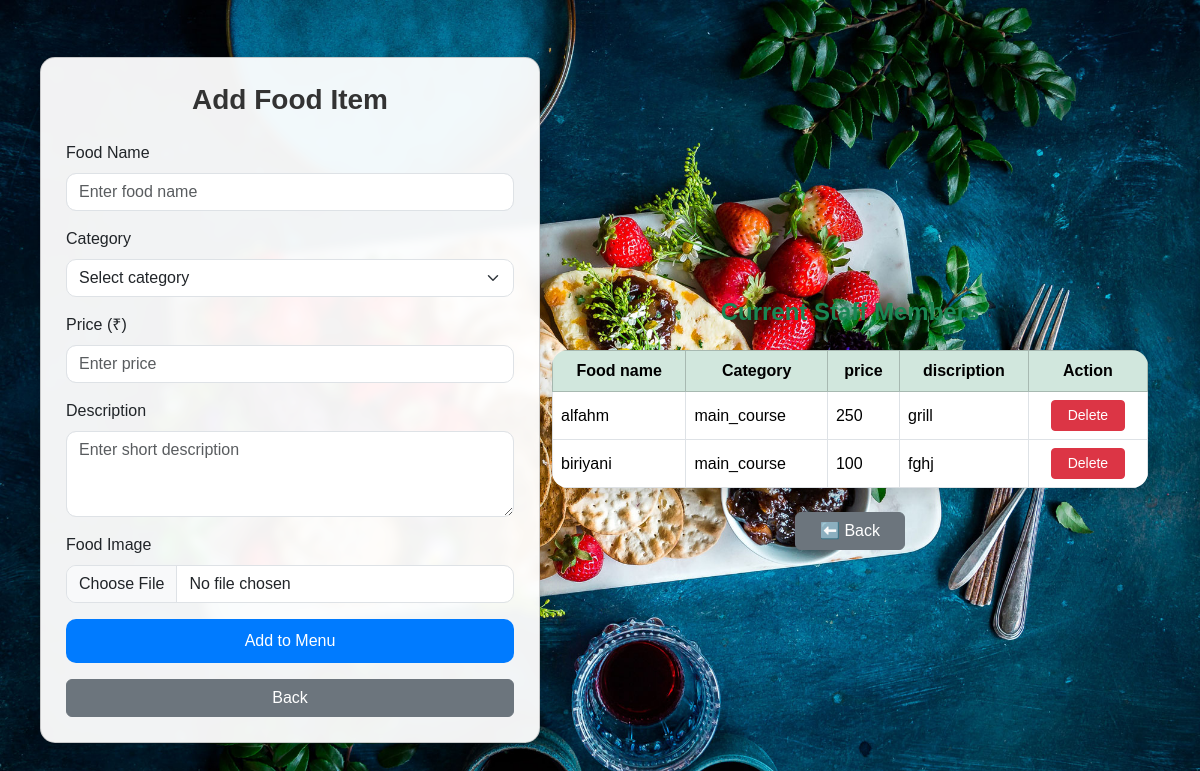
Screenshot of /addfood with the database file from the repository.
### app/models.py (models this page shows)
class Food(models.Model):
    foodname=models.CharField(max_length=100)
    category=models.CharField(max_length=50)
    price=models.IntegerField()
    description=models.CharField(max_length=500)
    image=models.ImageField(upload_to='food_images/')

### app/views.py (the view)
# urls.py: path('addfood',views.addfood,name='addfood'),
def addfood(request):
    if request.method== 'POST':
        fdname=request.POST['food_name']
        category=request.POST['category']
        price=request.POST['price']
        description=request.POST['description']
        image=request.FILES['food_image']
        data=Food.objects.create(foodname=fdname,category=category,price=price,description=description,image=image)
        data.save()
        return redirect('addfood')
    else:
        a=Food.objects.all()
        return render(request,'Addfood.html',{'a':a})

### templates/Addfood.html (shortened to what this page needs)
<!DOCTYPE html>
{% load static %}
<html lang="en">
<head>
  <link href="https://cdn.jsdelivr.net/npm/bootstrap@5.3.3/dist/css/bootstrap.min.css" rel="stylesheet">
</head>
<body>
  <div class="card">
    <h3>Add Food Item</h3>
    <form action="#" method="POST" enctype="multipart/form-data">
      <div class="mb-3">
        <label for="foodName" class="form-label">Food Name</label>
        <input type="text" class="form-control" id="foodName" name="food_name" placeholder="Enter food name" required>
      </div>
      <div class="mb-3">
        <label for="category" class="form-label">Category</label>
        <select class="form-select" id="category" name="category" required>
          <option value="" disabled selected>Select category</option>
        </select>
      </div>
      <div class="mb-3">
        <label for="price" class="form-label">Price (₹)</label>
        <input type="number" class="form-control" id="price" name="price" placeholder="Enter price" required>
      </div>
      <div class="mb-3">
        <label for="description" class="form-label">Description</label>
        <textarea class="form-control" id="description" name="description" rows="3" placeholder="Enter short description"></textarea>
      </div>
      <div class="mb-3">
        <label for="foodImage" class="form-label">Food Image</label>
        <input class="form-control" type="file" id="foodImage" name="food_image" accept="image/*" onchange="previewImage(event)">
      </div>
      <div class="text-center">
        <button type="submit" class="btn btn-primary w-100">Add to Menu</button>
        <button type="button" class="btn btn-secondary w-100 mt-3" onclick="history.back()">Back</button>
      </div>
    </form>
  </div>
 <div class="container mt-5">
  <h4 class="text-center mb-4 fw-bold text-success">Current Staff Members</h4>
  <div class="table-responsive shadow rounded-4">
    <table class="table table-bordered table-hover align-middle mb-0">
      <thead class="table-success text-center">
        <tr>
          <th>Food name</th>
          <th>Category</th>
          <th>price</th>
          <th>discription</th>
          <th>Action</th>
        </tr>
      </thead>
      <tbody>
        {% for i in a %}
        <tr>
          <td>{{ i.foodname }}</td>
          <td>{{ i.category }}</td>
          <td>{{ i.price }}</td>
          <td>{{ i.description }}</td>
          <td class="text-center">
            <a href="{% url 'fddelete' i.id %}"
               class="btn btn-danger btn-sm px-3"
               onclick="return confirm('Are you sure you want to delete {{ i.foodname }}?');">
              Delete
            </a>
          </td>
        </tr>
        {% empty %}
        <tr>
          <td colspan="5" class="text-center text-muted py-3">No Food added yet</td>
        </tr>
        {% endfor %}
      </tbody>
    </table>
  </div>
  <div class="text-center mt-4">
    <a href="{% url 'adminhome' %}"><button type="button" class="btn btn-secondary px-4">⬅️ Back</button></a>
  </div>
</div>
</body>
</html>

### rows the page displays
Food: foodname "alfahm", category "main_course", price "250", description "grill"
Food: foodname "biriyani", category "main_course", price "100", description "fghj"
